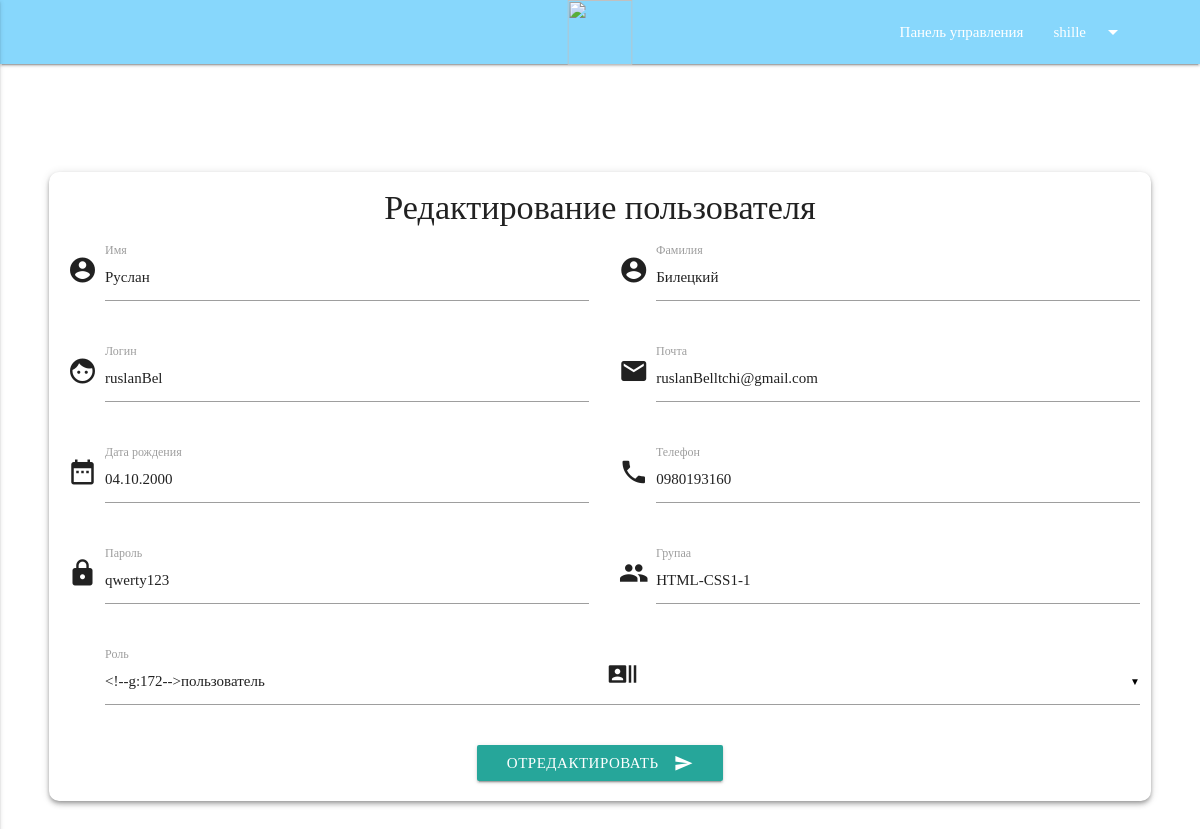
/resources/views/account/edit/edit.php?id=107 (signed in), run on an earlier commit of the app's database.
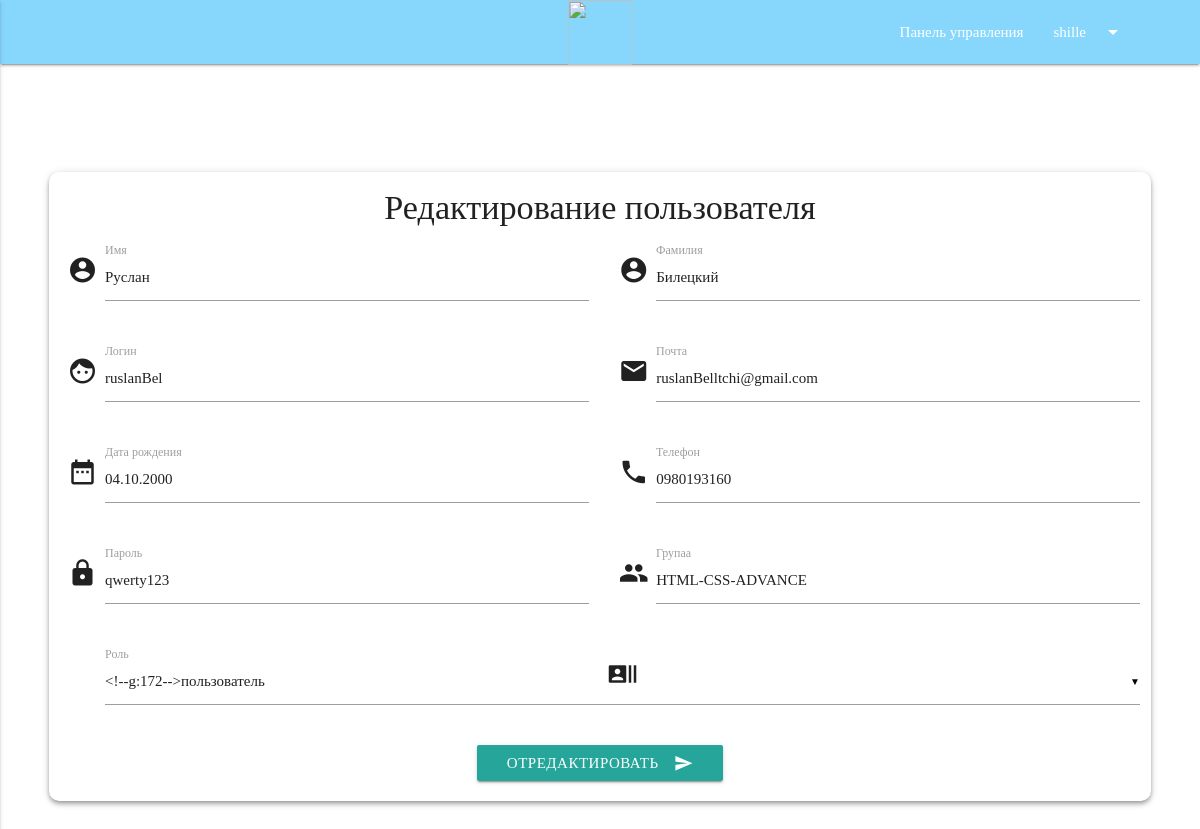
And on a later commit of the database.
### tables this page shows
CREATE TABLE `users` (
  `id` int(11) NOT NULL,
  `login` varchar(255) NOT NULL,
  `password` varchar(255) NOT NULL,
  `name` varchar(255) DEFAULT NULL,
  `surname` varchar(255) NOT NULL,
  `birth_date` varchar(255) NOT NULL,
  `email` varchar(255) NOT NULL,
  `tel` varchar(255) NOT NULL,
  `registration_date` date NOT NULL,
  `group_id` varchar(255) NOT NULL DEFAULT 'Отсутствует',
  `role_id` int(11) NOT NULL
);

### app/Connection.php (called while the page is built, shortened)
<?php
class Connection {
    private $connection;
    private $host = 'localhost';
    private $user = 'root';
    private $pass = '';
    private $db = 'test_kit';
    public function __construct() {
        $this->connection = new mysqli($this->host, $this->user, $this->pass, $this->db);
    }
    public function query($sql) {
        return $this->connection->query($sql);
    }
}

### app/UserObject.php (called while the page is built, shortened)
<?php
class UserObject extends AbstractModel{
    public function getElementsTable($row_table,$id)
    {
        $getGroup =  parent::query("SELECT `$row_table` FROM `users` WHERE id='$id'");
        $row_ass = $getGroup->fetch_assoc();
        return $row_ass[$row_table];
    }
}

### app/Admin.php (called while the page is built, shortened)
<?php
class Admin extends UserObject {
    public function getId($id) {
        return parent::query("SELECT * FROM `users` WHERE id='$id'");
    }
}

### resources/views/account/edit/edit.php (the view, shortened to what this page needs)
<?php
$admin = new Admin();
$id = $_SESSION['user'][0];
$id_edit = $_GET['id'];
$sql_edit = $admin->getId($id_edit);
$result_sql = $sql_edit->fetch_row();
$login = $result_sql[1];
$password = $result_sql[2];
$name = $result_sql[3];
$surname = $result_sql[4];
$date = $result_sql[5];
$email = $result_sql[6];
$phone = $result_sql[7];
$group = $result_sql[9];
?>
<?php if($admin->getElementsTable('role_id',$id) == 3):?>
    <?php require "../../layouts/adminnav-edit.php"; ?>
    <div class="container center-align">
        <div class="row background-reg z-depth-2">
            <form action="edit-update.php" method="post" class="col s12">
                <h4>Редактирование пользователя</h4>
                <div class="row">
                    <div class="input-field col s6">
                        <i class="material-icons prefix">account_circle</i>
                        <input id="first_name" name="name" type="text" value="<?php echo $name ?>" class="validate" required>
                        <label for="first_name">Имя</label>
                    </div>
                    <div class="input-field col s6">
                        <i class="material-icons prefix">account_circle</i>
                        <input id="last_name" name="surname" type="text" value="<?php echo $surname ?>" class="validate" required>
                        <label for="last_name">Фамилия</label>
                    </div>
                </div>
                <div class="row">
                    <div class="input-field col s6">
                        <i class="material-icons prefix">face</i>
                        <input id="login" name="login" type="text" class="validate" value="<?php echo $login ?>" required>
                        <label for="login">Логин</label>
                    </div>
                    <div class="input-field col s6">
                        <i class="material-icons prefix">email</i>
                        <input id="email" name="email" type="email" value="<?php echo $email ?>" class="validate" required>
                        <label for="email">Почта</label>
                    </div>
                </div>
                <div class="row">
                    <div class="input-field col s6">
                        <i class="material-icons prefix">date_range</i>
                        <input type="text" name="date" class="validate" value="<?php echo $date ?>" placeholder="00.00.0000" required>
                        <label for="date">Дата рождения</label>
                    </div>
                    <div class="input-field col s6">
                        <i class="material-icons prefix">phone</i>
                        <input id="phone" type="text" name="phone" class="validate" value="<?php echo $phone ?>" placeholder="+380" required>
                        <label for="phone">Телефон</label>
                    </div>
                </div>
                <div class="row">
                    <div class="input-field col s6">
                        <i class="material-icons prefix">lock</i>
                        <input id="password" name="password" type="text" value="<?php echo $password ?>" class="validate" required>
                        <label for="password">Пароль</label>
                    </div>
                    <div class="input-field col s6">
                        <i class="material-icons prefix">group</i>
                        <input id="group" name="group" type="text" value="<?php echo $group ?>" class="validate" required>
                        <label for="group">Групаа</label>
                    </div>
                </div>
                <div class="row">
                    <div class="input-field col s12">
                        <i class="material-icons prefix">recent_actors</i>
                        <label>Роль</label>
                    </div>
                </div>
                <div class="row">
                    <div class="col s12">
                        <button class="btn waves-effect waves-light" type="submit" name="action">отредактировать
                            <i class="material-icons right">send</i>
                        </button>
                    </div>
                </div>
            </form>
        </div>
    </div>
<?php endif; ?>

What changed in the data, as far as the page shows it:
changed users "Руслан": group "HTML-CSS1-1" → "HTML-CSS-ADVANCE"
